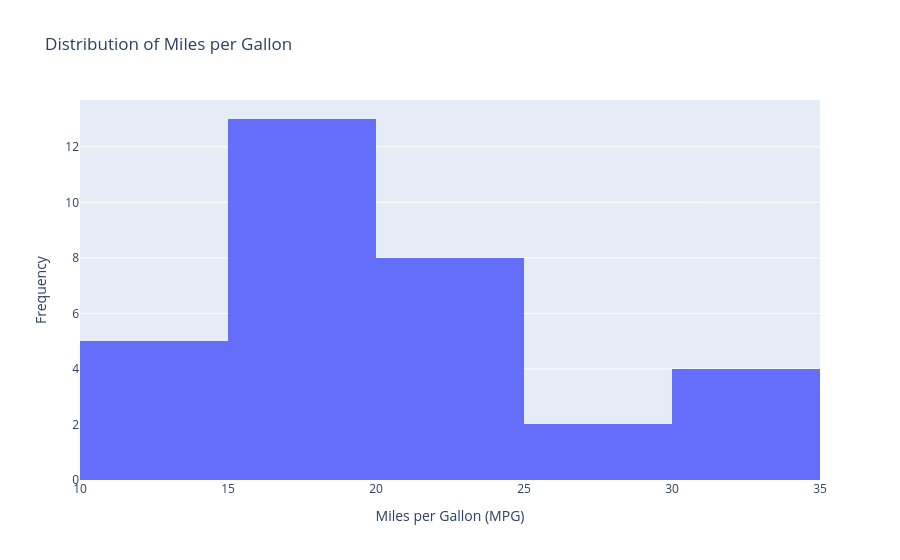

Write notebook code for a chart like this one.
### Code cell
# Create histogram
fig = go.Figure(
    data=[go.Histogram(
        x=cars['mpg'],
        nbinsx=10
    )]
)

# Add titles
fig.update_layout(
    title="Distribution of Miles per Gallon",
    xaxis_title="Miles per Gallon (MPG)",
    yaxis_title="Frequency"
)

# Display histogram
fig.show()

### Figure 1 — Plotly figure (JSON) as saved in the notebook; plotly's stock layout.template omitted (floating-point values rounded to 4 significant figures)
{"data": [{"nbinsx": 10, "type": "histogram", "x": [21.0, 21.0, 22.8, 21.4, 18.7, 18.1, 14.3, 24.4, 22.8, 19.2, 17.8, 16.4, 17.3, 15.2, 10.4, 10.4, 14.7, 32.4, 30.4, 33.9, 21.5, 15.5, 15.2, 13.3, 19.2, 27.3, 26.0, 30.4, 15.8, 19.7, 15.0, 21.4]}], "layout": {"title": {"text": "Distribution of Miles per Gallon"}, "xaxis": {"title": {"text": "Miles per Gallon (MPG)"}}, "yaxis": {"title": {"text": "Frequency"}}}}
